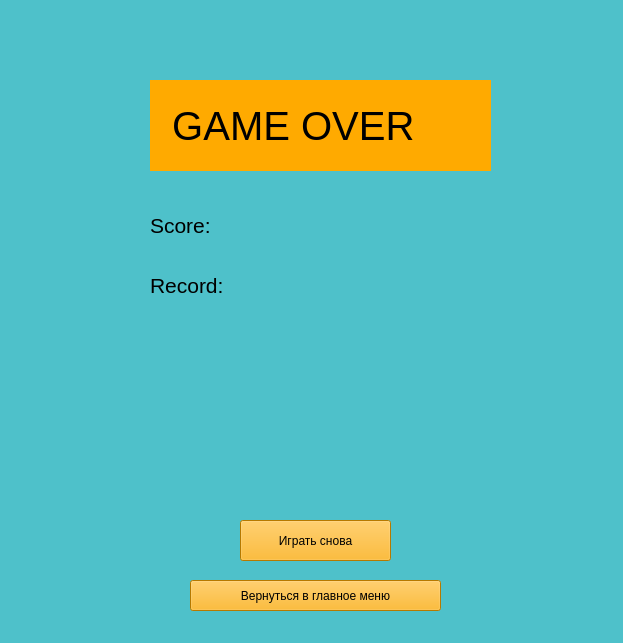
<?xml version="1.0" encoding="UTF-8"?>
<ui version="4.0">
 <class>MainWindow</class>
 <widget class="QMainWindow" name="MainWindow">
  <property name="geometry">
   <rect>
    <x>0</x>
    <y>0</y>
    <width>623</width>
    <height>643</height>
   </rect>
  </property>
  <property name="windowTitle">
   <string>Flappy Bird</string>
  </property>
  <property name="styleSheet">
   <string notr="true">background-color: rgb(78, 193, 202);</string>
  </property>
  <widget class="QWidget" name="centralwidget">
   <widget class="QPushButton" name="start_againButton">
    <property name="geometry">
     <rect>
      <x>240</x>
      <y>520</y>
      <width>151</width>
      <height>41</height>
     </rect>
    </property>
    <property name="styleSheet">
     <string notr="true">background-color: rgb(255, 170, 0);</string>
    </property>
    <property name="text">
     <string>Играть снова</string>
    </property>
   </widget>
   <widget class="QPushButton" name="home_Button">
    <property name="geometry">
     <rect>
      <x>190</x>
      <y>580</y>
      <width>251</width>
      <height>31</height>
     </rect>
    </property>
    <property name="styleSheet">
     <string notr="true">background-color: rgb(85, 170, 255);
background-color: rgb(255, 170, 0);</string>
    </property>
    <property name="text">
     <string>Вернуться в главное меню</string>
    </property>
   </widget>
   <widget class="QLabel" name="record">
    <property name="geometry">
     <rect>
      <x>150</x>
      <y>260</y>
      <width>101</width>
      <height>51</height>
     </rect>
    </property>
    <property name="font">
     <font>
      <pointsize>16</pointsize>
     </font>
    </property>
    <property name="text">
     <string>Record:</string>
    </property>
   </widget>
   <widget class="QLabel" name="score">
    <property name="geometry">
     <rect>
      <x>150</x>
      <y>210</y>
      <width>91</width>
      <height>31</height>
     </rect>
    </property>
    <property name="font">
     <font>
      <pointsize>16</pointsize>
     </font>
    </property>
    <property name="text">
     <string>Score:</string>
    </property>
   </widget>
   <widget class="QLabel" name="label">
    <property name="geometry">
     <rect>
      <x>150</x>
      <y>80</y>
      <width>341</width>
      <height>91</height>
     </rect>
    </property>
    <property name="font">
     <font>
      <pointsize>30</pointsize>
     </font>
    </property>
    <property name="styleSheet">
     <string notr="true">background-color: rgb(255, 170, 0);</string>
    </property>
    <property name="text">
     <string>  GAME OVER</string>
    </property>
   </widget>
  </widget>
  <widget class="QStatusBar" name="statusbar"/>
 </widget>
 <resources/>
 <connections/>
</ui>
